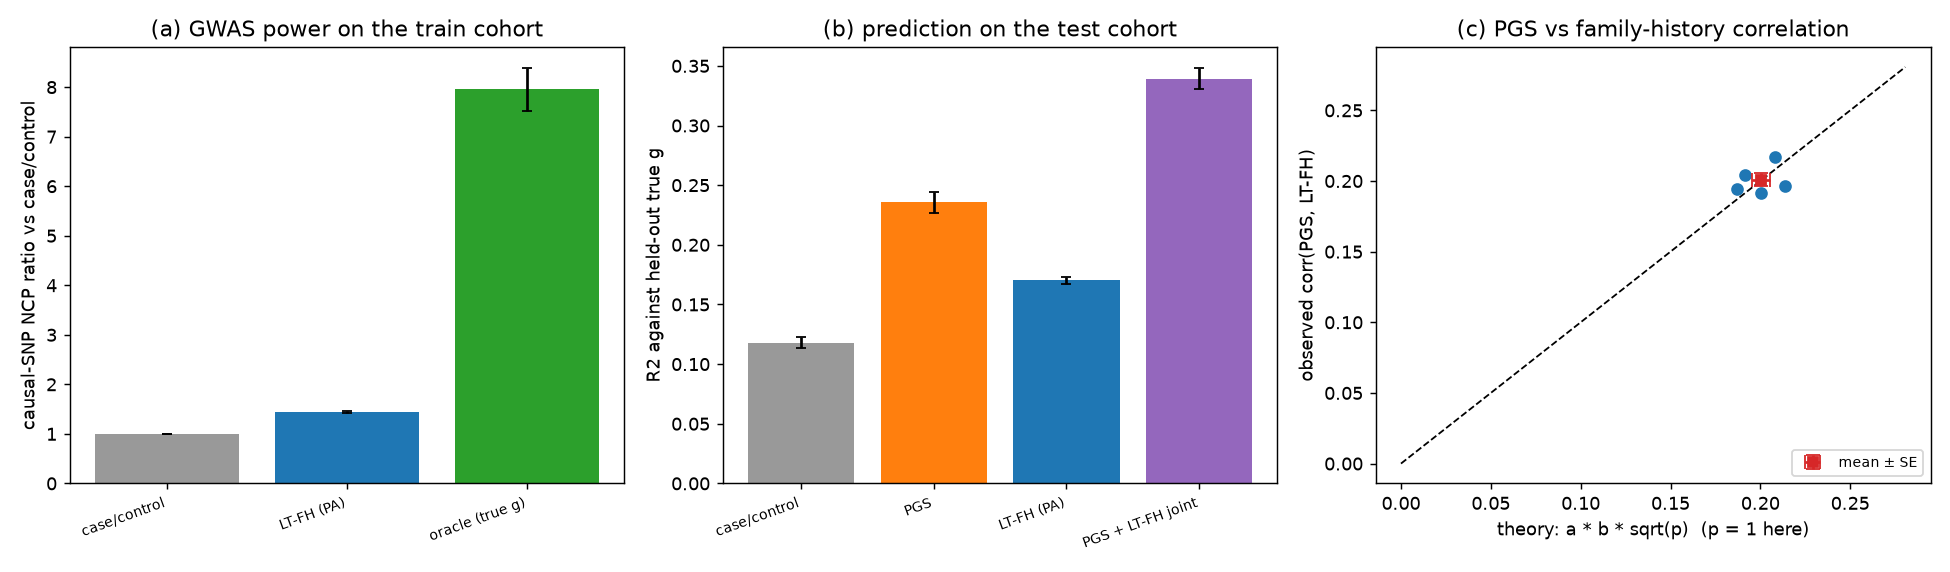

Source code (Python):
"""PGS baseline versus family history, and the PGS + LT-FH joint model.

The paper needs an honest train/test answer to "what does family history add on
top of a polygenic score?"  Same generative framework as ``bench_gwas_power.py``
(independent SNPs, causal effects, proband genetic liability ``g = Xs @ beta``,
relatives drawn conditional on it), but the cohort is split 50/50:

  * TRAIN is the discovery cohort.  A linear-regression GWAS is run on the
    case/control label (and, for the GWAS-power arms, on the LT-FH estimate and
    the oracle ``g``); the case/control summary statistics define the PGS
    weights.
  * TEST is never touched by the GWAS or the weight fitting.  The PGS is scored
    there, the family-history (LT-FH) estimate is computed there, and both are
    evaluated against the held-out true genetic liability.

Arms (all evaluated on TEST unless noted):

  1. case/control -- GWAS on the 0/1 label (train); the raw label is also the
     baseline *predictor* on test.
  2. LT-FH -- the package's Pearson--Aitken estimate of the proband's genetic
     liability from the family history.  The bounds are classic LT-FH (single
     prevalence threshold for every member): this generative framework has no
     age/sex/cohort structure, so personalised LT-FH++ thresholds would be
     identical for every member and add nothing; bench_ltfhpp_personalization
     covers the personalised case.  PA is the primary engine (it matches Gibbs
     to corr >= 0.997; RESULTS.md section 1).  The GWAS on this estimate gives
     the causal-SNP NCP ratio over case/control, exactly as in
     ``bench_gwas_power.py``.
  3. PGS-only -- marginal Z-scored weights ``w_j = sqrt(n_train) * corr(x_j,
     y)`` from the train case/control GWAS.  With independent SNPs there is no
     LD to shrink for, so this self-contained numpy score is the LDpred-inf
     limit; no external PGS package is required.  ``--pgs-backend ldpred3``
     instead fits LDpred3-auto on the train summary statistics (LD reference =
     train cohort) and scores the test cohort via
     ``ldpred3.run_ldpred3_prs`` + ``score_from_weights``; it needs the
     ``ldpred3`` package importable (the ldpred3 conda env, not ltpred314).
  4. PGS + LT-FH joint -- OLS of the held-out true ``g`` on both scores;
     reports the joint R^2, the incremental R^2 of each score over the other,
     and corr(PGS, LT-FH).

Theory check.  docs/algorithm.md ("Expected correlation between a PGS and the
family-history score") gives, under a conditionally-independent measurement
model, ``Corr(PGS, FH) = a * b * sqrt(p)`` with ``a = Corr(PGS, s)`` (the PGS
accuracy against the SNP-captured part), ``b = Corr(FH, g)``, and
``p = h2_SNP / h2_total``.  In this design the true genetic value is built
entirely from the simulated SNPs, so ``h2_SNP = h2_total`` and ``p = 1``; the
prediction reported here is therefore ``a * b`` with ``a = Corr(PGS, g)`` and
``b = Corr(FH, g)`` measured on TEST (equivalently ``sqrt(R2_pgs * R2_fh *
p)`` at ``p = 1``).  Conditional independence holds by construction: the PGS
error is train-cohort sampling noise, the LT-FH error is posterior uncertainty
from the relatives, and the two cohorts do not overlap.

Two different gain metrics appear and are kept separate, as in the rest of the
suite: the GWAS arms report **causal-SNP NCP ratios** (``mean chi2 - 1``,
proportional to effective sample size), while the prediction arms report
**squared-correlation R^2** against held-out ``g``.  Their magnitudes are not
comparable to each other.

    python benchmarks/bench_pgs_comparison.py
    python benchmarks/bench_pgs_comparison.py --reps 10 --m-snps 5000
    python benchmarks/bench_pgs_comparison.py --pgs-backend ldpred3 --reps 1 --n-fam 2000

Writes bench_pgs_comparison.csv (+ .png if matplotlib is present).
"""

import argparse
import csv
import os

import numpy as np
from scipy import stats

from _common import (simulate_genotype_families, gwas_chisq, lambda_gc,
                     get_plt)
from ltpred.estimate import estimate_liability_pa_arrays

HERE = os.path.dirname(os.path.abspath(__file__))

CC = "case/control"
LTFH = "LT-FH (PA)"
PGS = "PGS"
JOINT = "PGS + LT-FH joint"
ORACLE = "oracle (true g)"

MAF_LOW, MAF_HIGH = 0.05, 0.5   # same range simulate_genotype_families uses


# --------------------------------------------------------------------------- #
#  PGS backends                                                               #
# --------------------------------------------------------------------------- #
def numpy_pgs(Xs_train, y_train, Xs_test):
    """Independent-SNP score: marginal Z weights from the train GWAS.

    ``w_j = sqrt(n) * corr(x_j, y)`` is the signed Z statistic of SNP ``j``;
    with no LD this is the LDpred-infinitesimal weight up to shrinkage toward
    the heritability, and any overall rescaling is irrelevant for the
    correlation/R^2 metrics reported."""
    y = np.asarray(y_train, dtype=np.float64)
    y = (y - y.mean()) / y.std()
    w = (Xs_train.T @ y) / np.sqrt(len(y))
    return Xs_test @ w


def _write_plink(prefix, X):
    """Write a SNP-major PLINK fileset from an ``(n, m)`` 0/1/2 dosage matrix.

    Encoding inverts ``_common._BED_MAP``: dosage 2 -> code 00 (homozygous A1,
    the counted/effect allele), 1 -> 10, 0 -> 11.  All variants sit on
    chromosome 1 with A1=A / A2=G; only the ldpred3 backend consumes these."""
    X = np.asarray(X, dtype=np.float64)
    n, m = X.shape
    code = np.empty(X.shape, dtype=np.uint8)
    code[X == 2.0] = 0b00
    code[X == 1.0] = 0b10
    code[X == 0.0] = 0b11
    pad = (-n) % 4
    if pad:
        code = np.vstack([code, np.zeros((pad, m), dtype=np.uint8)])
    packed = np.zeros((m, (n + pad) // 4), dtype=np.uint8)
    for k in range(4):
        packed |= code[k::4].T << (2 * k)
    with open(prefix + ".bed", "wb") as fh:
        fh.write(b"\x6c\x1b\x01")
        fh.write(packed.tobytes())
    with open(prefix + ".bim", "w") as fh:
        for j in range(m):
            fh.write(f"1\trs{j}\t0\t{j + 1}\tA\tG\n")
    with open(prefix + ".fam", "w") as fh:
        for i in range(n):
            fh.write(f"F{i}\tI{i}\t0\t0\t0\t-9\n")


def _write_sumstats(path, X_train, y_train):
    """Marginal linear-regression summary statistics on the train cohort."""
    X = np.asarray(X_train, dtype=np.float64)
    y = np.asarray(y_train, dtype=np.float64)
    n = len(y)
    xc = X - X.mean(axis=0)
    yc = y - y.mean()
    var_x = (xc * xc).sum(axis=0)
    var_x[var_x == 0.0] = 1.0
    beta = (xc.T @ yc) / var_x
    yss = float(yc @ yc)
    rss = np.maximum(yss - beta * (xc.T @ yc), 1e-12)
    se = np.sqrt(rss / ((n - 2) * var_x))
    with open(path, "w") as fh:
        fh.write("ID\tCHR\tPOS\tA1\tA2\tBETA\tSE\tN\tEAF\n")
        for j in range(X.shape[1]):
            fh.write(f"rs{j}\t1\t{j + 1}\tA\tG\t{beta[j]:.6g}\t{se[j]:.6g}"
                     f"\t{n}\t{X[:, j].mean() / 2.0:.6f}\n")


def ldpred3_pgs(X_train, y_train, X_test):
    """LDpred3-auto baseline: fit on train summary stats, score the test cohort.

    Writes the two cohorts and the train summary statistics to a temporary
    PLINK fileset, fits with the train cohort as its own LD reference
    (immaterial here -- the SNPs are independent) and scores via saved weights
    so the test cohort is scored out-of-sample.  Requires the optional
    ``ldpred3`` package (the ldpred3 conda env; not a dependency of ltpred)."""
    try:
        import ldpred3
    except ImportError as exc:
        raise SystemExit(
            "--pgs-backend ldpred3 needs the optional ldpred3 package, which is "
            "not importable in this environment; rerun with the ldpred3 conda "
            "env (e.g. /Users/au507860/anaconda3/envs/ldpred3/bin/python) or "
            f"use the default numpy backend.  ({exc})")
    import tempfile
    with tempfile.TemporaryDirectory() as tmp:
        train_prefix = os.path.join(tmp, "train")
        test_prefix = os.path.join(tmp, "test")
        _write_plink(train_prefix, X_train)
        _write_plink(test_prefix, X_test)
        ss_path = os.path.join(tmp, "sumstats.tsv")
        _write_sumstats(ss_path, X_train, y_train)
        res = ldpred3.run_ldpred3_prs(ss_path, train_prefix, method="auto")
        weights_path = os.path.join(tmp, "weights.txt")
        res.write_weights(weights_path)
        scored = ldpred3.score_from_weights(weights_path, test_prefix)
        return np.asarray(scored.scores, dtype=np.float64)


# --------------------------------------------------------------------------- #
#  One replicate                                                              #
# --------------------------------------------------------------------------- #
def _family_bounds(families):
    """``(roles, lower, upper)`` arrays from the simulated Family objects."""
    roles = [m.role for m in families[0].members]
    lower = np.array([[m.lower for m in fam.members] for fam in families], float)
    upper = np.array([[m.upper for m in fam.members] for fam in families], float)
    return roles, lower, upper


def _r2_joint(g, s1, s2):
    """R^2 of OLS of ``g`` on ``[1, s1, s2]``."""
    Z = np.column_stack([np.ones(len(g)), s1, s2])
    beta, *_ = np.linalg.lstsq(Z, g, rcond=None)
    return float(1.0 - np.var(g - Z @ beta) / np.var(g))


def _corr(a, b):
    if np.std(a) == 0 or np.std(b) == 0:
        return np.nan
    return float(np.corrcoef(a, b)[0, 1])


def run_rep(args, rep):
    """One independent genotype/effect/cohort replicate; returns its rows."""
    seed = args.seed + rep
    rng = np.random.default_rng(args.seed + 10_000 * rep)
    maf = rng.uniform(MAF_LOW, MAF_HIGH, args.m_snps)
    X = rng.binomial(2, maf, size=(args.n_fam, args.m_snps)).astype(np.float64)
    data = simulate_genotype_families(
        fam_vec=args.fam, h2=args.h2, prevalence=args.prev, n_fam=args.n_fam,
        m_snps=args.m_snps, n_causal=args.n_causal, seed=seed, genotypes=X)
    Xs, g, status = data["Xs"], data["true_g"], data["status"]
    causal_mask = np.zeros(args.m_snps, dtype=bool)
    causal_mask[data["causal"]] = True
    null_mask = ~causal_mask

    roles, lower, upper = _family_bounds(data["families"])
    fh, _ = estimate_liability_pa_arrays(roles, lower, upper, h2=args.h2,
                                         out="genetic")

    n_train = int(round(args.train_frac * args.n_fam))
    perm = rng.permutation(args.n_fam)
    tr, te = perm[:n_train], perm[n_train:]
    print(f"  n_train={len(tr)}  n_test={len(te)}  "
          f"case rate={status.mean():.3f}")

    def row(arm):
        return dict(row_type="replicate", rep=rep, arm=arm, comparison="",
                    metric="", corr_g=np.nan, r2_g=np.nan,
                    mean_chi2_causal=np.nan, ncp_ratio_vs_cc=np.nan,
                    lambda_gc=np.nan, corr_pgs_fh=np.nan,
                    theory_corr_pgs_fh=np.nan, incr_r2_pgs_over_fh=np.nan,
                    incr_r2_fh_over_pgs=np.nan)

    # GWAS arms on the train cohort: causal-SNP NCP ratio and lambda_GC.
    train_phenos = {CC: status[tr].astype(float), LTFH: fh[tr], ORACLE: g[tr]}
    by_arm, base = {}, None
    for name, y in train_phenos.items():
        chi2 = gwas_chisq(Xs[tr], y)
        r = row(name)
        r["mean_chi2_causal"] = float(chi2[causal_mask].mean())
        r["lambda_gc"] = lambda_gc(chi2[null_mask])
        if name == CC:
            base = r["mean_chi2_causal"] - 1.0
        by_arm[name] = r
    for r in by_arm.values():
        denom = base
        r["ncp_ratio_vs_cc"] = ((r["mean_chi2_causal"] - 1.0) / denom
                                if denom and denom > 0.0 else np.nan)

    # Test-cohort prediction metrics against the held-out true g.
    g_te = g[te]
    if args.pgs_backend == "ldpred3":
        pgs = ldpred3_pgs(X[tr], status[tr].astype(float), X[te])
    else:
        pgs = numpy_pgs(Xs[tr], status[tr].astype(float), Xs[te])
    fh_te = fh[te]
    a = _corr(pgs, g_te)              # Corr(PGS, g); s = g here (p = 1)
    b = _corr(fh_te, g_te)            # Corr(FH, g)
    r2_pgs, r2_fh = a * a, b * b
    r2_joint = _r2_joint(g_te, pgs, fh_te)

    by_arm[PGS] = row(PGS)
    by_arm[PGS]["corr_g"], by_arm[PGS]["r2_g"] = a, r2_pgs
    by_arm[LTFH]["corr_g"], by_arm[LTFH]["r2_g"] = b, r2_fh
    by_arm[CC]["corr_g"] = _corr(status[te].astype(float), g_te)
    by_arm[CC]["r2_g"] = by_arm[CC]["corr_g"] ** 2

    by_arm[JOINT] = row(JOINT)
    r = by_arm[JOINT]
    r["r2_g"] = r2_joint
    r["incr_r2_pgs_over_fh"] = r2_joint - r2_fh
    r["incr_r2_fh_over_pgs"] = r2_joint - r2_pgs
    r["corr_pgs_fh"] = _corr(pgs, fh_te)
    # docs/algorithm.md: Corr(PGS, FH) = a * b * sqrt(p); p = h2_SNP/h2_total
    # is exactly 1 in this design (g is fully SNP-captured), so a * b.
    r["theory_corr_pgs_fh"] = a * b
    order = (CC, LTFH, PGS, JOINT, ORACLE)
    return [by_arm[name] for name in order]


# --------------------------------------------------------------------------- #
#  Paired contrasts and aggregation                                           #
# --------------------------------------------------------------------------- #
def _mean_ci(values):
    values = np.asarray(values, dtype=float)
    values = values[np.isfinite(values)]
    if not values.size:
        return np.nan, np.nan, np.nan, np.nan, 0
    mean = float(values.mean())
    if values.size == 1:
        return mean, np.nan, np.nan, np.nan, 1
    sd = float(values.std(ddof=1))
    se = sd / np.sqrt(values.size)
    ci95 = float(stats.t.ppf(0.975, values.size - 1) * se)
    return mean, sd, float(se), ci95, int(values.size)


def paired_contrasts(replicate_rows):
    """Paired per-replicate differences, reported mean/sd/se/t-CI (section 15 style)."""
    by_arm = {}
    for r in replicate_rows:
        by_arm.setdefault(r["arm"], {})[r["rep"]] = r
    specs = [
        (f"{LTFH} - {CC}", LTFH, CC, "ncp_ratio_vs_cc"),
        (f"{LTFH} - {CC}", LTFH, CC, "corr_g"),
        (f"{PGS} - {CC}", PGS, CC, "r2_g"),
        (f"{JOINT} - {PGS}", JOINT, PGS, "r2_g"),
        (f"{JOINT} - {LTFH}", JOINT, LTFH, "r2_g"),
    ]
    out = []
    for label, right, left, metric in specs:
        reps = sorted(set(by_arm.get(right, ())) & set(by_arm.get(left, ())))
        delta = [by_arm[right][rep][metric] - by_arm[left][rep][metric]
                 for rep in reps]
        mean, sd, se, ci95, n = _mean_ci(delta)
        out.append(dict(row_type="paired_contrast", rep="", arm="",
                        comparison=label, metric=metric, delta_mean=mean,
                        delta_sd=sd, delta_se=se, delta_ci95=ci95,
                        contrast_n=n))
    # theory agreement: predicted a*b*sqrt(p) minus observed corr(PGS, FH)
    joint = by_arm.get(JOINT, {})
    reps = sorted(joint)
    delta = [joint[rep]["theory_corr_pgs_fh"] - joint[rep]["corr_pgs_fh"]
             for rep in reps]
    mean, sd, se, ci95, n = _mean_ci(delta)
    out.append(dict(row_type="paired_contrast", rep="", arm="",
                    comparison="theory a*b*sqrt(p) - observed corr(PGS,FH)",
                    metric="corr_pgs_fh", delta_mean=mean, delta_sd=sd,
                    delta_se=se, delta_ci95=ci95, contrast_n=n))
    return out


def aggregate(replicate_rows):
    """Across-replicate mean +/- SE for every arm/metric."""
    metrics = ["corr_g", "r2_g", "mean_chi2_causal", "ncp_ratio_vs_cc",
               "lambda_gc", "corr_pgs_fh", "theory_corr_pgs_fh",
               "incr_r2_pgs_over_fh", "incr_r2_fh_over_pgs"]
    out = []
    for arm in (CC, LTFH, PGS, JOINT, ORACLE):
        sub = [r for r in replicate_rows if r["arm"] == arm]
        if not sub:
            continue
        row = dict(arm=arm, reps=len(sub))
        for key in metrics:
            mean, _, se, _, _ = _mean_ci([r[key] for r in sub])
            row[key], row[f"se_{key}"] = mean, se
        out.append(row)
    return out


# --------------------------------------------------------------------------- #
#  Output                                                                     #
# --------------------------------------------------------------------------- #
def write_csv(rows, args):
    fields = ["row_type", "rep", "arm", "comparison", "metric",
              "n_fam", "m_snps", "n_causal", "h2", "prev", "fam",
              "train_frac", "pgs_backend", "seed",
              "corr_g", "r2_g", "mean_chi2_causal", "ncp_ratio_vs_cc",
              "lambda_gc", "corr_pgs_fh", "theory_corr_pgs_fh",
              "incr_r2_pgs_over_fh", "incr_r2_fh_over_pgs",
              "delta_mean", "delta_sd", "delta_se", "delta_ci95", "contrast_n"]
    meta = dict(n_fam=args.n_fam, m_snps=args.m_snps, n_causal=args.n_causal,
                h2=args.h2, prev=args.prev, fam="+".join(args.fam),
                train_frac=args.train_frac, pgs_backend=args.pgs_backend,
                seed=args.seed)
    path = os.path.join(HERE, "bench_pgs_comparison.csv")
    with open(path, "w", newline="") as fh:
        w = csv.DictWriter(fh, fieldnames=fields, lineterminator="\n",
                           extrasaction="ignore")
        w.writeheader()
        for r in rows:
            w.writerow({**meta, **r})
    return path


def plot(agg, replicate_rows):
    plt = get_plt()
    if plt is None:
        return
    by_arm = {r["arm"]: r for r in agg}
    fig, ax = plt.subplots(1, 3, figsize=(15, 4.4))

    gwas_arms = [CC, LTFH, ORACLE]
    ax[0].bar(range(len(gwas_arms)),
              [by_arm[a]["ncp_ratio_vs_cc"] for a in gwas_arms],
              yerr=[by_arm[a]["se_ncp_ratio_vs_cc"] for a in gwas_arms],
              capsize=3, color=["#999", "#1f77b4", "#2ca02c"])
    ax[0].set_xticks(range(len(gwas_arms)))
    ax[0].set_xticklabels(gwas_arms, rotation=20, ha="right", fontsize=8)
    ax[0].set_ylabel("causal-SNP NCP ratio vs case/control")
    ax[0].set_title("(a) GWAS power on the train cohort")

    pred_arms = [CC, PGS, LTFH, JOINT]
    ax[1].bar(range(len(pred_arms)), [by_arm[a]["r2_g"] for a in pred_arms],
              yerr=[by_arm[a]["se_r2_g"] for a in pred_arms], capsize=3,
              color=["#999", "#ff7f0e", "#1f77b4", "#9467bd"])
    ax[1].set_xticks(range(len(pred_arms)))
    ax[1].set_xticklabels(pred_arms, rotation=20, ha="right", fontsize=8)
    ax[1].set_ylabel("R2 against held-out true g")
    ax[1].set_title("(b) prediction on the test cohort")

    joint = sorted((r for r in replicate_rows if r["arm"] == JOINT),
                   key=lambda r: r["rep"])
    theory = np.asarray([r["theory_corr_pgs_fh"] for r in joint])
    observed = np.asarray([r["corr_pgs_fh"] for r in joint])
    lim = [0.0, float(max(theory.max(initial=0.0),
                          observed.max(initial=0.0)) * 1.2 + 0.02)]
    ax[2].plot(lim, lim, "k--", lw=1)
    ax[2].plot(theory, observed, "o", color="#1f77b4")
    mean_t, _, se_t, _, _ = _mean_ci(theory)
    mean_o, _, se_o, _, _ = _mean_ci(observed)
    ax[2].errorbar([mean_t], [mean_o], xerr=[se_t], yerr=[se_o], fmt="s",
                   color="#d62728", capsize=4, label="mean ± SE")
    ax[2].set_xlabel("theory: a * b * sqrt(p)  (p = 1 here)")
    ax[2].set_ylabel("observed corr(PGS, LT-FH)")
    ax[2].set_title("(c) PGS vs family-history correlation")
    ax[2].legend(fontsize=8, loc="lower right")
    fig.tight_layout()
    fig.savefig(os.path.join(HERE, "bench_pgs_comparison.png"), dpi=130)


def summarize(agg, contrasts):
    print(f"\n{'arm':22s} {'corr_g':>16s} {'R2_g':>16s} {'NCP/cc':>14s} "
          f"{'lambdaGC':>14s}")
    for r in agg:
        def cell(key, fmt):
            v, se = r[key], r[f"se_{key}"]
            return (fmt.format(v) + "±" + fmt.format(se)
                    if np.isfinite(v) else "—")
        print(f"{r['arm']:22s} {cell('corr_g', '{:.3f}'):>16s} "
              f"{cell('r2_g', '{:.3f}'):>16s} "
              f"{cell('ncp_ratio_vs_cc', '{:.2f}'):>14s} "
              f"{cell('lambda_gc', '{:.3f}'):>14s}")
    print("\npaired contrasts (right - left; t-based 95% CI)")
    for c in contrasts:
        print(f"  {c['comparison']} [{c['metric']}]: "
              f"Δ={c['delta_mean']:+.4f} ± {c['delta_ci95']:.4f} "
              f"(n={c['contrast_n']})")


def main():
    ap = argparse.ArgumentParser()
    ap.add_argument("--n-fam", type=int, default=10_000)
    ap.add_argument("--m-snps", type=int, default=2000)
    ap.add_argument("--n-causal", type=int, default=30)
    ap.add_argument("--h2", type=float, default=0.5)
    ap.add_argument("--prev", type=float, default=0.05)
    ap.add_argument("--fam", nargs="+", default=["m", "f", "s1"])
    ap.add_argument("--train-frac", type=float, default=0.5,
                    help="cohort fraction used for the discovery GWAS / PGS fit")
    ap.add_argument("--pgs-backend", choices=["numpy", "ldpred3"],
                    default="numpy",
                    help="numpy: self-contained Z-scored marginal weights; "
                         "ldpred3: optional LDpred3-auto fit (needs the "
                         "ldpred3 package importable)")
    ap.add_argument("--reps", type=int, default=5,
                    help="independent genotype/effect/cohort replicates")
    ap.add_argument("--seed", type=int, default=1)
    args = ap.parse_args()

    if args.reps < 1:
        ap.error("--reps must be at least 1")
    if not 0.0 < args.train_frac < 1.0:
        ap.error("--train-frac must be strictly between 0 and 1")
    if not 0.0 < args.h2 < 1.0:
        ap.error("--h2 must be strictly between 0 and 1")
    if not 0.0 < args.prev < 0.5:
        ap.error("--prev must be strictly between 0 and 0.5")
    if args.n_causal < 1:
        ap.error("--n-causal must be at least 1")
    if args.m_snps < args.n_causal + 20:
        ap.error("--m-snps must leave at least 20 null SNPs for lambda_GC")
    n_train = int(round(args.train_frac * args.n_fam))
    if n_train < 10 or args.n_fam - n_train < 10:
        ap.error("--n-fam/--train-frac must give at least 10 train and 10 test")

    replicate_rows = []
    for rep in range(args.reps):
        print(f"replicate {rep + 1}/{args.reps}")
        replicate_rows.extend(run_rep(args, rep))
    agg = aggregate(replicate_rows)
    contrasts = paired_contrasts(replicate_rows)
    summarize(agg, contrasts)
    path = write_csv(list(replicate_rows) + contrasts, args)
    plot(agg, replicate_rows)
    print(f"\nwrote {os.path.basename(path)} and bench_pgs_comparison.png")


if __name__ == "__main__":
    main()
